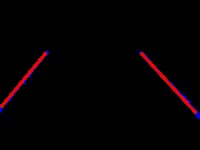
#> input picture frame 203 of VisionDebixTCP/cam1.avi, 200 x 150 px, given in place of lanesVideo.avi, which was not available
$ python mainVideo.py
#> lines starting #> are read from the running program, lines starting #| are printed output that depends on the picture; pictures that were not available may be replaced by others from this repository, and a replacement may not be noted
#> further down, frame is the input picture: shape (150, 200, 3); mean B, G, R 1.7, 0.5, 4.2
import cv2
import numpy as np
from scipy.interpolate import splprep, splev


def segmentation(frame):
    img = cv2.resize(frame, (512,512))
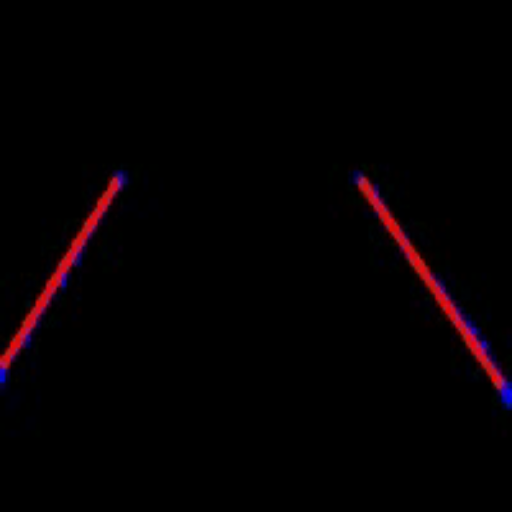
#> img: shape (512, 512, 3); mean B, G, R 1.7, 0.5, 4.2
    gray = cv2.cvtColor(img, cv2.COLOR_BGR2GRAY)
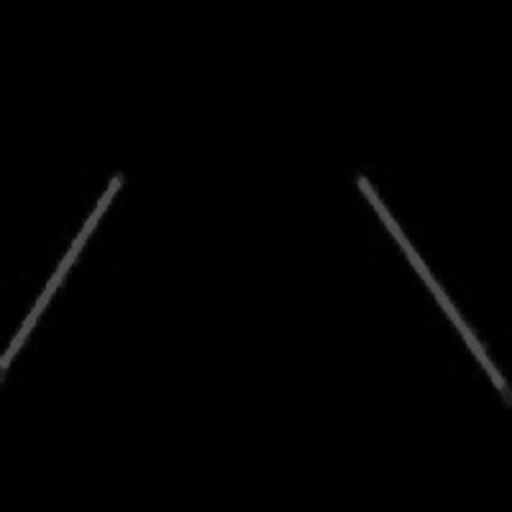
#> gray: shape (512, 512); min 0, max 84, mean 1.7
    blur = cv2.GaussianBlur(gray,(5,5),2)
    th3 = cv2.adaptiveThreshold(blur, 255, cv2.ADAPTIVE_THRESH_GAUSSIAN_C, cv2.THRESH_BINARY_INV, 11, 11)
#> th3: shape (512, 512); every value is 0
    #ret, th3 = cv2.threshold(blur, 225, 255, cv2.THRESH_BINARY_INV+cv2.THRESH_OTSU)

    # Define a kernel for morphological operations
    kernel = cv2.getStructuringElement(cv2.MORPH_RECT, (3, 3))

    # Apply erosion to remove small noise
    eroded = cv2.erode(th3, kernel, iterations=1)

    # Apply dilation to restore the size of the main lines
    cleaned = cv2.dilate(eroded, kernel, iterations=1)

    # Apply Canny edge detection
    edges = cv2.Canny(cleaned, 50, 150)

    #np.set_printoptions(threshold=np.inf, linewidth=np.inf)
    #print(edges)

    cv2.imshow('edges',edges)
    height, width = img.shape[:2]
#> height = 512; width = 512

    # Calculate bottom-left and bottom-right corners
    bottom_left = (height - 1, 0)
#> bottom_left = (511, 0)
    bottom_right = (height - 1, width - 1)
#> bottom_right = (511, 511)
    cv2.floodFill(edges, mask=None, seedPoint=bottom_left, newVal=(255))
#> edges: shape (512, 512); every value is 255

    cv2.floodFill(edges, mask=None, seedPoint=bottom_left, newVal=(0))

    cv2.floodFill(edges, mask=None, seedPoint=bottom_right, newVal=(255))

    cv2.floodFill(edges, mask=None, seedPoint=bottom_right, newVal=(0))

    cv2.imshow("floodFilled", edges)
    ''''''


    '''lines = cv2.HoughLinesP(edges, 1,np.pi/180, 1, maxLineGap=30)
    print(len(lines))
    for i in range(len(lines)):
        line = lines[i]
    #for line in lines:
        x1,y1,x2,y2 = line[0]
        cv2.line(img, (x1,y1),(x2,y2),(0,255,0),2)
    cv2.imshow('Image1',img)
    '''
    # Create a blank image
'''image = np.zeros((512, 512), dtype=np.uint8)

# Draw vectors on the image
for line in lines:
    x1,y1,x2,y2 = line[0]
    cv2.line(image, (x1,y1),(x2,y2),(255,255,255),3)

# Apply morphological operations (dilate and erode)
kernel = np.ones((5, 5), np.uint8)
dilated_image = cv2.dilate(image, kernel, iterations=1)
eroded_image = cv2.erode(dilated_image, kernel, iterations=1)

# Find contours in the processed image
contours, _ = cv2.findContours(eroded_image, cv2.RETR_EXTERNAL, cv2.CHAIN_APPROX_SIMPLE)

# Draw the detected contours (merged lines)
result_image = np.zeros_like(image)
for contour in contours:
    # Convert contour to numpy array
    contour = contour.reshape((-1, 2))

    # Fit a spline to the contour points
    tck, u = splprep(contour.T, u=None, s=0.0, per=1)
    smooth_points = splev(np.linspace(0, 1, 100), tck)
    smooth_points = np.array(smooth_points, dtype=np.int32).T

    # Draw the smoothed contour
    cv2.polylines(result_image, [smooth_points], False, 255, 2)  # Draw in white with thickness 2

# Display the results
cv2.imshow('Original Image', image)
cv2.imshow('Merged Lines', result_image)
'''
# [7 lines of commented-out code are left out]
video = cv2.VideoCapture("lanesVideo.avi")
while True:
    ret, frame = video.read()
    cv2.imshow("frame", frame)
    segmentation(frame)
    key = cv2.waitKey(25)
#> (key Esc is pressed here)
    if key == 27:
        break

video.release()
cv2.destroyAllWindows()

$ run again, starting later in the video
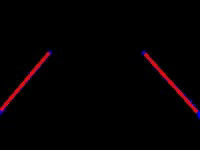
#> input picture frame 914 of VisionDebixTCP/cam1.avi, 200 x 150 px, given in place of lanesVideo.avi, which was not available
#> frame is the input picture: shape (150, 200, 3); mean B, G, R 1.6, 0.5, 4.2
#> in segmentation, `img = cv2.resize(frame, (512,512))`:
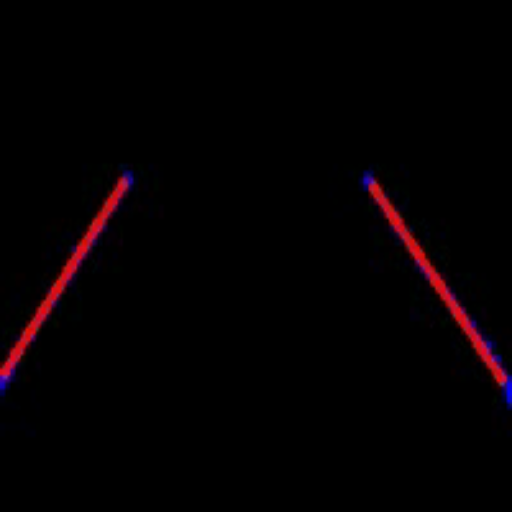
#> img: shape (512, 512, 3); mean B, G, R 1.6, 0.5, 4.2
#> in segmentation, `gray = cv2.cvtColor(img, cv2.COLOR_BGR2GRAY)`:
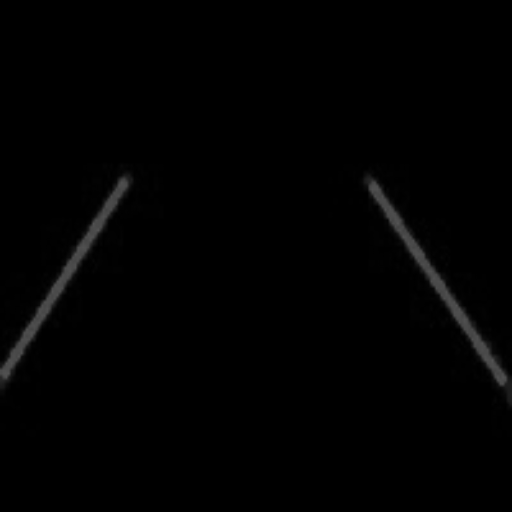
#> gray: shape (512, 512); min 0, max 83, mean 1.7
#> th3: shape (512, 512); every value is 0
#> edges: shape (512, 512); every value is 255

$ run again, starting later in the video
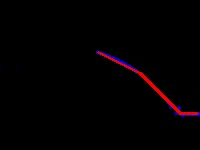
#> input picture frame 1626 of VisionDebixTCP/cam1.avi, 200 x 150 px, given in place of lanesVideo.avi, which was not available
#> frame is the input picture: shape (150, 200, 3); mean B, G, R 1.4, 0.4, 3.1
#> in segmentation, `img = cv2.resize(frame, (512,512))`:
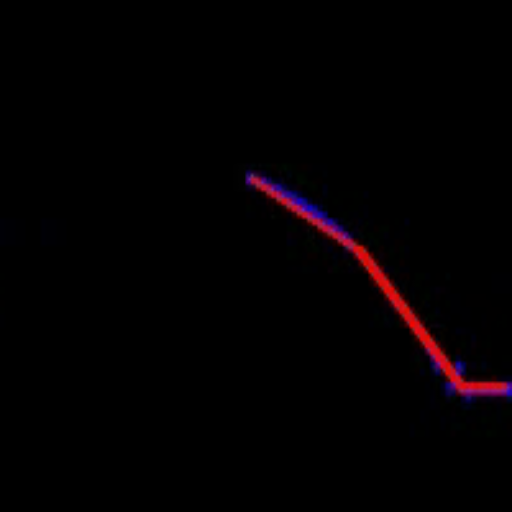
#> img: shape (512, 512, 3); mean B, G, R 1.4, 0.3, 3.1
#> in segmentation, `gray = cv2.cvtColor(img, cv2.COLOR_BGR2GRAY)`:
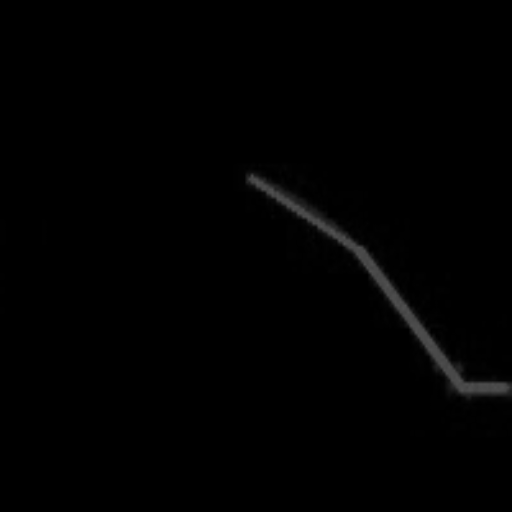
#> gray: shape (512, 512); min 0, max 82, mean 1.3
#> th3: shape (512, 512); every value is 0
#> edges: shape (512, 512); every value is 255
